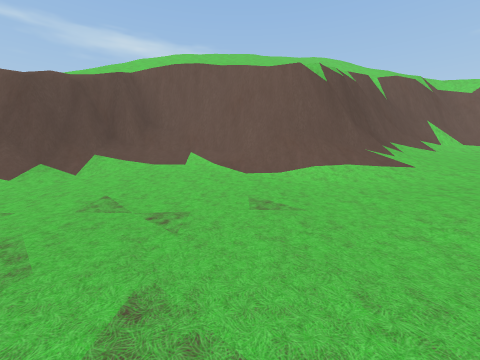
[1] (above)

13 first-person views from a walk through a Unity game level. The camera is 1.3 m above the floor, tilts 6° down and sees 90° across. The floor is counted in squares, 2 m on a side. Each view is taken from the middle of a square. On the plan, view 1 faces up. The plan holds only what a view shows up to about 9 squares ahead; the rest is blank. The place goes on beyond the plan. The player is left out. Some animated figures are left out.

[2]
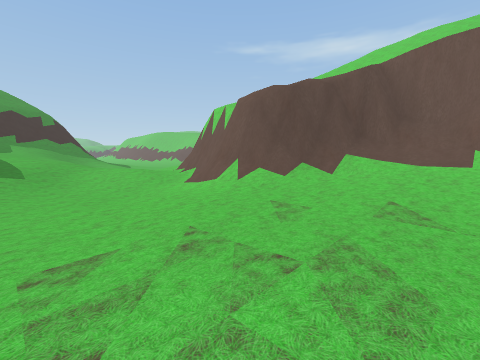

[3]
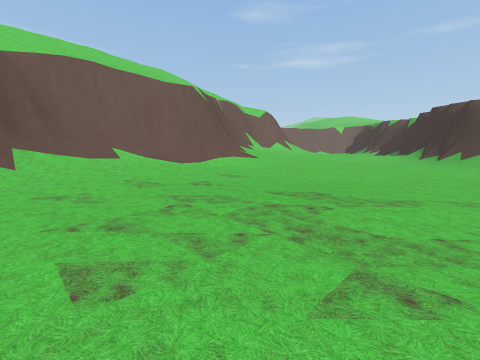

[4]
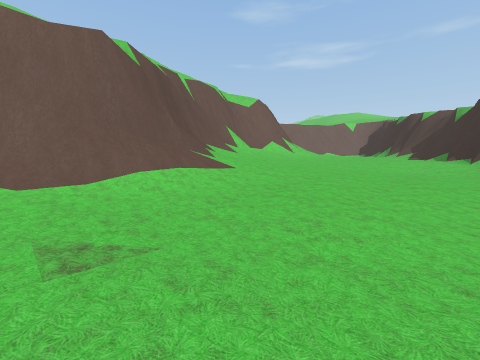

[5]
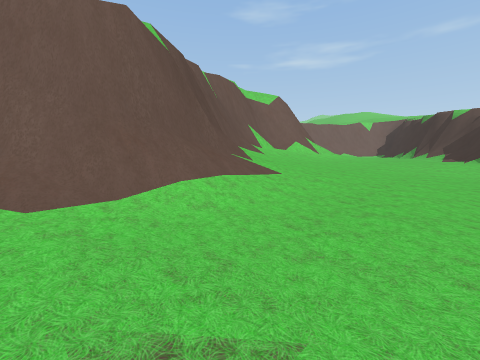

[6]
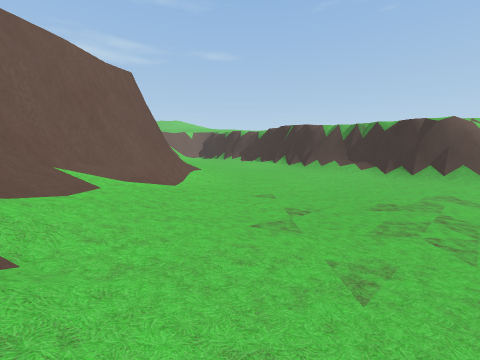

[7]
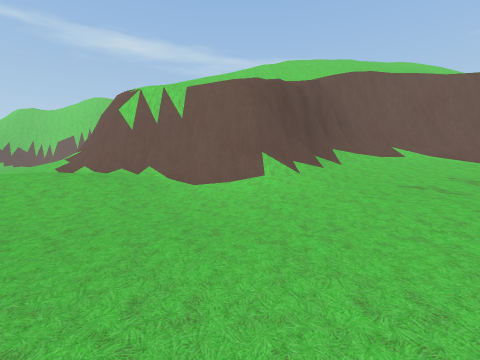

[8]
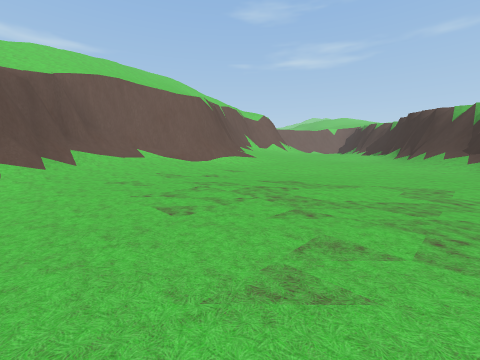

[9]
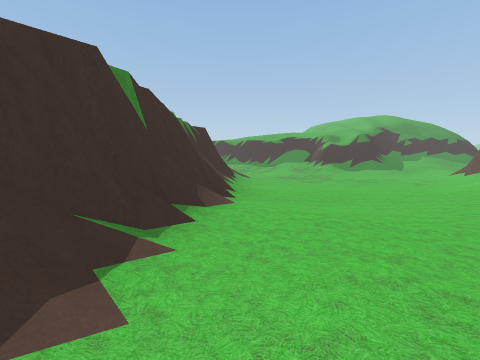

[10]
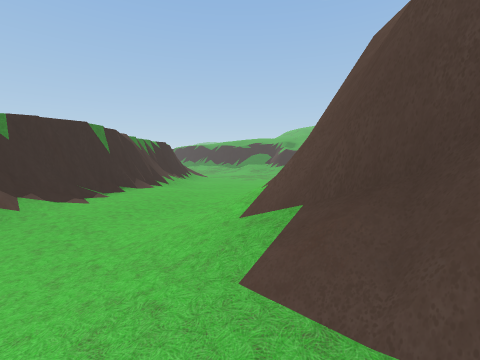

[11]
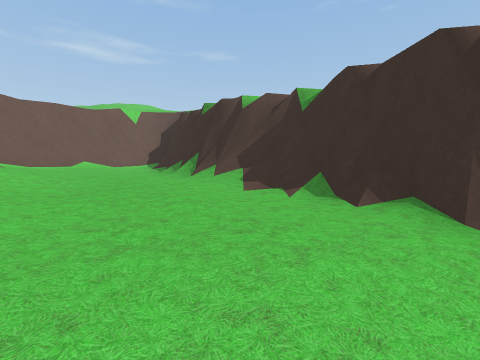

[12]
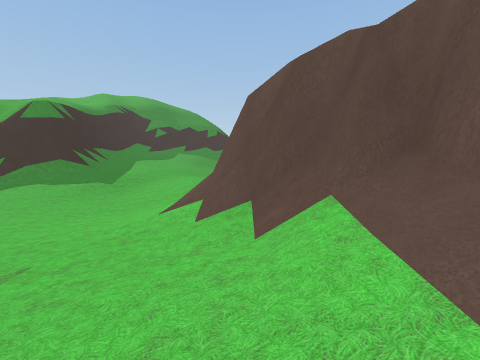

[13]
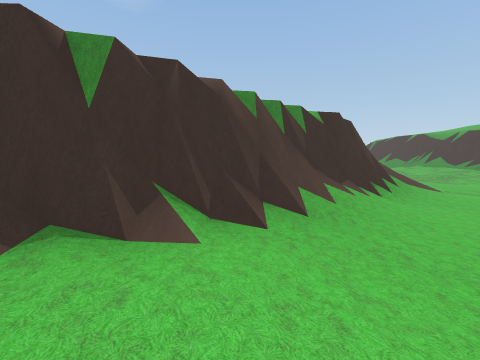

### Floor plan
Key: @ floor where view 1 was taken; # wall or solid block; x gap in a wall; . main floor; : floor 0.5 m higher than the main floor; - floor 0.5 m lower than the main floor; + floor 0.75 m higher than the main floor; * floor 1.25 m higher than the main floor; % floor 1.5 m higher than the main floor; & floor 4.75 m higher than the main floor; / step, stairs or slope; = window, fence, low wall or low ledge; v drop or lower ground.
Columns run from 13 left of view 1 to 13 right of it. Each row starts with its distance up from view 1.
 10          ////
  9          //////   ///  v#/#
  8       //////////  / // #/%/
  7    #v///////// / ##### //**
  6   :/#/// //##v//##///=/****
  5   ..###v&##//###/**++**+*++
  4     ./####/+++///++++++**/#
  3     ::..=/.:.::::+++++++/=#
  2   ++:..........::::::+++###
  1 *++++/.-.........::::+###
  0 %%*++/..-....@....::/##
 -1    ///..-........../=v/
 -2    ##/.  .-......./##&
 -3    /v#         ../##
 -4    //         .//#v
 -5              .. /x/
 -6              ..

Where each view was taken, in squares from view 1:
view 1: 0 up, 0 right, facing up
view 2: 0 up, 1 left, facing up-left
view 3: 1 down, 3 left, facing up-right
view 4: 1 up, 0 right, facing up-right
view 5: 2 up, 0 right, facing up-right
view 6: 3 up, 4 left, facing right
view 7: 1 down, 5 left, facing up
view 8: 2 down, 4 left, facing up-right
view 9: 4 up, 11 right, facing down-left
view 10: 9 up, 12 right, facing down-left
view 11: 3 up, 7 right, facing right
view 12: 4 up, 1 left, facing left
view 13: 3 up, 8 right, facing down
